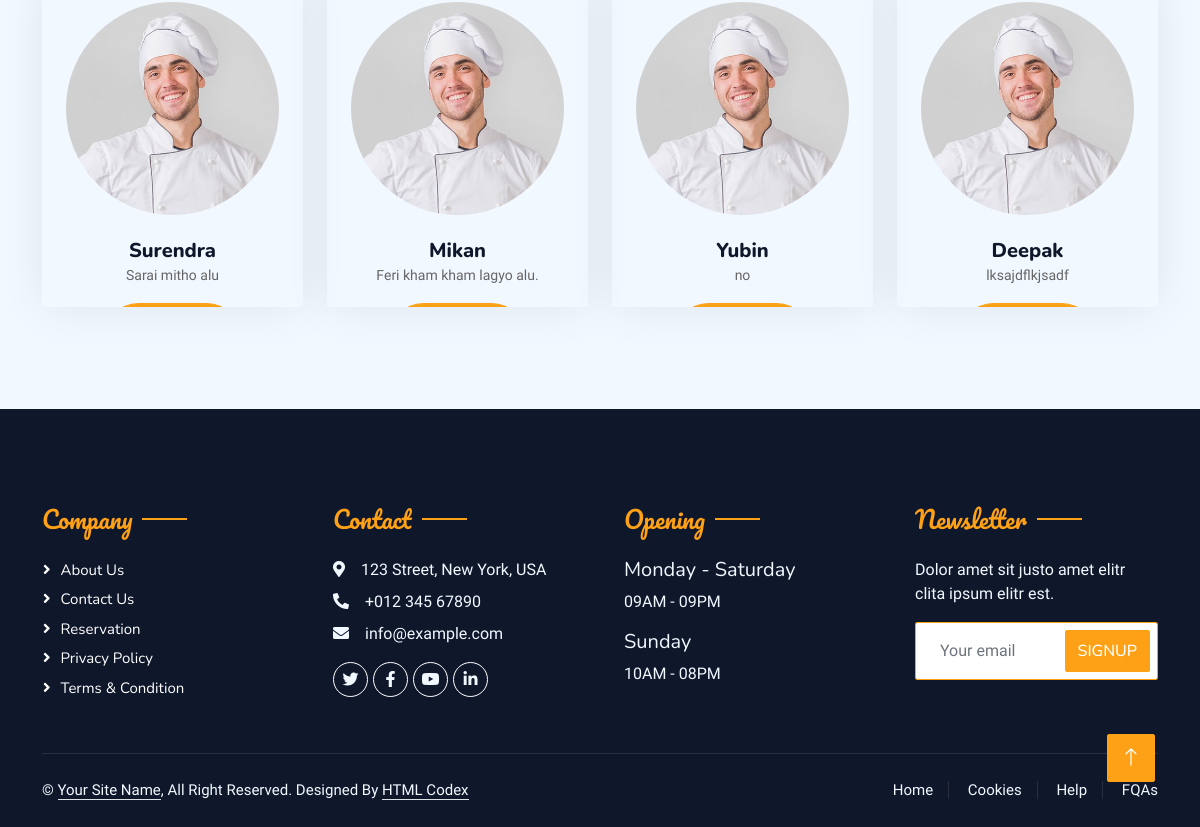
The page /testimonial/ (lower part) on the database as committed earlier.
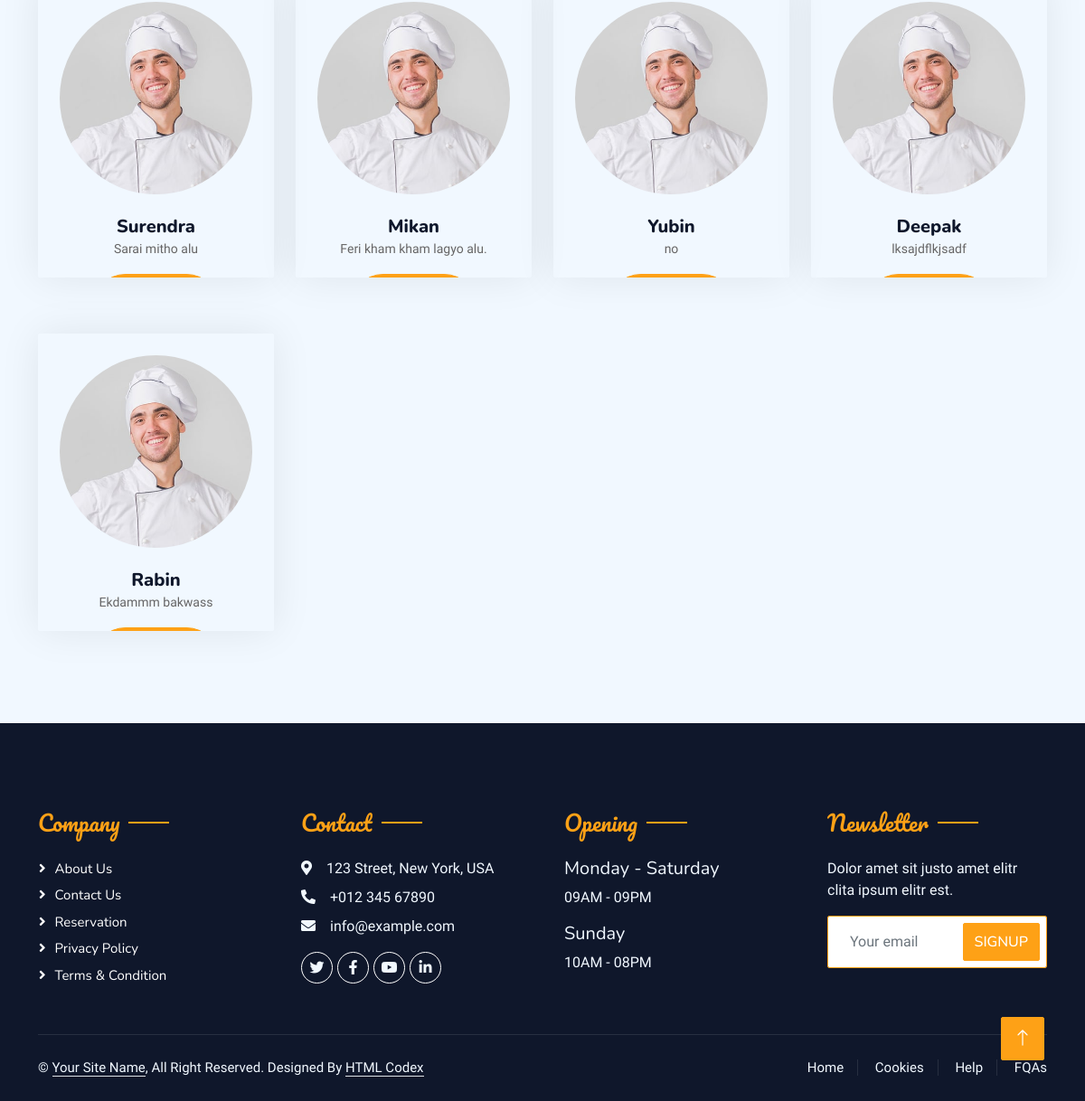
The same page on the database as committed later.
### home/models.py (models this page shows, shortened)
class Testimonial(models.Model):
    user = models.OneToOneField(User, null=True, blank=True, on_delete=models.CASCADE)
    name = models.CharField(max_length=20, null=True)
    message = models.TextField(max_length=100, null=True)

### home/views.py (the view, shortened to what this page needs)
# urls.py: path("testimonial/", testimonial, name="testimonial"),
def testimonial(request):
    context = {"title": "testimonial", "as": Testimonial.objects.all()}
    return render(request, "testimonial.html", context)

### template/testimonial.html (shortened to what this page needs)
{% extends 'base.html' %}
{% block myblock %}
        <div class="container-xxl pt-5 pb-3">
            <div class="container">
                <div class="row g-4">
                            {% for a in as %}
                    <div class="col-lg-3 col-md-6 wow fadeInUp" data-wow-delay="0.1s">
                        <div class="team-item text-center rounded overflow-hidden">
                            <div class="rounded-circle overflow-hidden m-4">
                                <img class="img-fluid" src="img/team-1.jpg" alt="">
                            </div>
                            <h5 class="mb-0">{{ a.name }}</h5>
                            <small>{{ a.message }}</small>
                            <div class="d-flex justify-content-center mt-3">
                                    <div class="col-12">
                                        <a href="#" class="btn btn-primary py-2 px-4">READ MORE</a>
                                    </div>
                            </div>
                        </div>
                    </div>
                     {% endfor %}
                </div>
            </div>
        </div>
{% endblock %}

Rows that differ between the two databases and show on the page:
added Testimonial: name "Rabin", message "Ekdammm bakwass"
